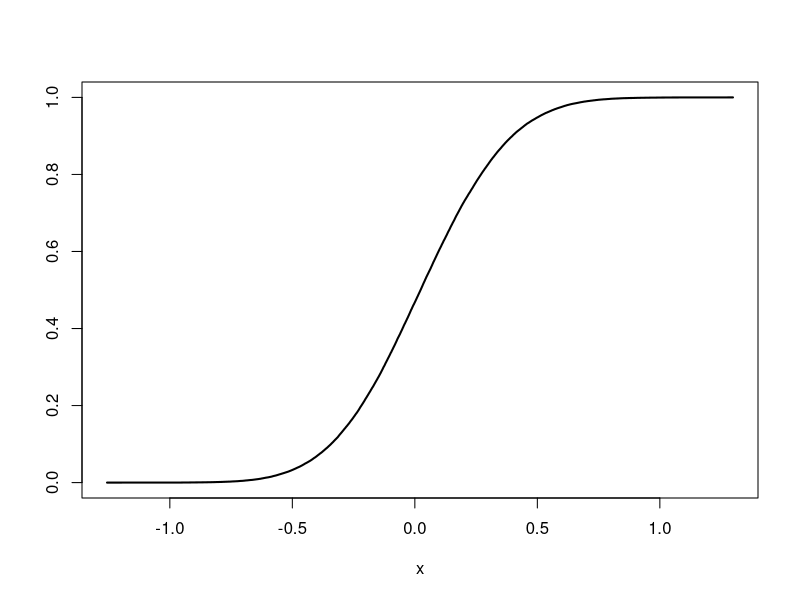

Generate this figure with R: (Note: a time limit stopped this script after it produced the figure.)
## ---- chunk 1
knitr::opts_knit$set(root.dir = '/home/tucker/Documents/GitHub/BEwebinar/Data')
## ---- chunk 2
mau <- read.table("mauna.dat",header=TRUE,sep="")
mau <- ts(mau,start=1958,frequency=12)
mau.gr <- 1000*diff(log(mau),lag=12)
n <- length(mau.gr)
mau.mean <- mean(mau.gr)
## ---- chunk 3
# Make choice of b, and then run 
b <- ceiling(sqrt(n))
#b <- ceiling(n^(1/3))
#b <- ceiling(n^(2/3))

k <- ceiling(n/b)
Q.big <- n - b + 1
monte.roots <- NULL
Monte <- 100000
for(i in 1:Monte)
{
	monte.sample <- NULL
	for(j in 1:k)
	{
		boot.index <- sample(Q.big,size=1)
		monte.sample <- c(monte.sample,mau.gr[seq(boot.index,boot.index+b-1)])
	}
	monte.sample <- monte.sample[1:n]
      monte.root <- mean(monte.sample) - mau.mean
	monte.roots <- c(monte.roots,monte.root)
}
#hist(monte.roots)
interval <- c(sort(monte.roots)[floor(.025*Monte)],sort(monte.roots)[floor(.975*Monte)])
## ---- chunk 4
plot(sort(monte.roots),seq(1,Monte)/Monte,type="l",xlab="x",ylab="",lwd=2)
## ---- chunk 5
r.block <- 1 + rpois(10,lambda =3)
print(r.block)
## ---- chunk 6
r.block <- rgeom(10,prob=.5)
print(r.block)
## ---- chunk 7
mau <- read.table("mauna.dat",header=TRUE,sep="")
mau <- ts(mau,start=1958,frequency=12)
mau.gr <- 1000*diff(log(mau),lag=12)
n <- length(mau.gr)
mau.mean <- mean(mau.gr)
## ---- chunk 8
# Make choice of p.geo, and then run 
p.geo <-  1/sqrt(n)
# p.geo <-  n^{-1/3}

monte.roots <- NULL
Monte <- 100000
for(i in 1:Monte)
{
	tot.len <- 0
	monte.sample <- NULL
	while(tot.len < n)
	{
		boot.index <- sample(n,size=1)
		boot.size <- rgeom(1,prob=p.geo)
		if(boot.size>0)
		{
			boot.size <- min(boot.size,n)
			monte.index <- seq(boot.index,boot.index+boot.size-1)
			monte.index <- union(monte.index[monte.index <= n],monte.index[monte.index > n] %% n)
			boot.sample <- mau.gr[monte.index]
			monte.sample <- c(monte.sample,boot.sample)
		}
		tot.len <- tot.len + boot.size
	}
      monte.root <- mean(monte.sample) - mau.mean
	monte.roots <- c(monte.roots,monte.root)
}
#hist(monte.roots)
interval <- c(sort(monte.roots)[floor(.025*Monte)],sort(monte.roots)[floor(.975*Monte)])
## ---- chunk 9
plot(sort(monte.roots),seq(1,Monte)/Monte,type="l",xlab="x",ylab="",lwd=2)
